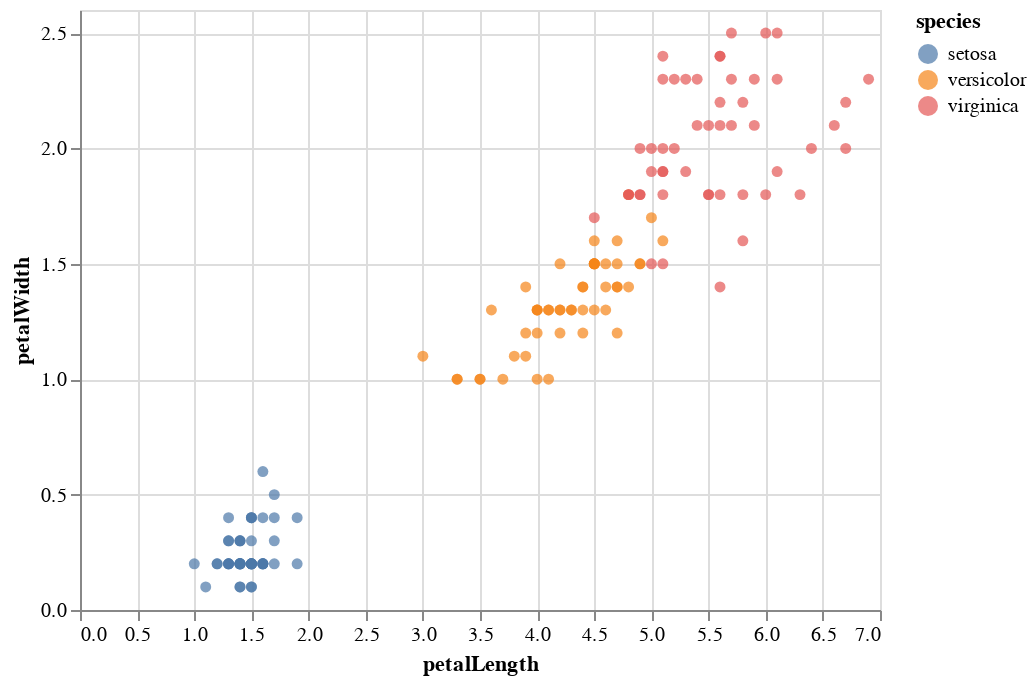

Notebook code for this chart:
### Markdown cell above
We've managed to encode all 5 dimensions of our data into our plot _(Not that this was a good idea, but we can!)_ and we did it by simply declaring that we wanted to do it. 

Imagine the same plot in matplotlib - the power of declarative syntax!

This is, however, a D3 visualization being rendered in our browser - that means interactions!

### Code cell
alt.Chart(iris).encode(
    x='petalLength',
    y='petalWidth',
    color='species',
    tooltip=['sepalLength', 'sepalWidth']
).mark_circle().interactive()

### Figure 1 — Vega-Lite specification as saved in the notebook (floating-point values rounded to 4 significant figures; data arrays with more than 128 entries replaced by an {"elided": "..."} marker saying what was removed)
{"$schema": "https://vega.github.io/schema/vega-lite/v3.4.0.json", "config": {"mark": {"tooltip": null}, "view": {"height": 300, "width": 400}}, "data": {"name": "data-a264acbd6e539a8b3afc0cb5f240fb57"}, "datasets": {"data-a264acbd6e539a8b3afc0cb5f240fb57": {"elided": "150 records"}}, "encoding": {"color": {"field": "species", "type": "nominal"}, "tooltip": [{"field": "sepalLength", "type": "quantitative"}, {"field": "sepalWidth", "type": "quantitative"}], "x": {"field": "petalLength", "type": "quantitative"}, "y": {"field": "petalWidth", "type": "quantitative"}}, "mark": "circle", "selection": {"selector001": {"bind": "scales", "encodings": ["x", "y"], "type": "interval"}}}
